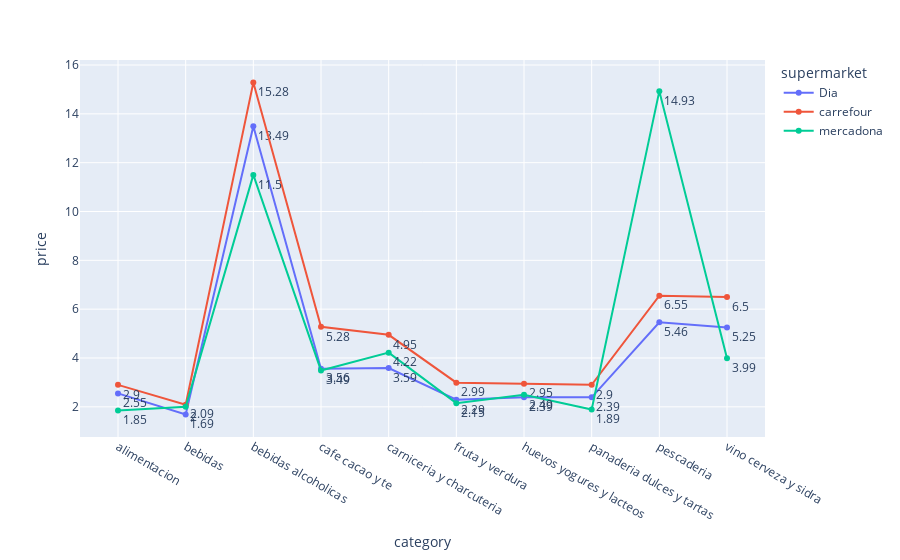

The code cell stored with this chart in its notebook:
### Code cell
fig = px.line(s, x="category", y="price", color="supermarket", text="price")
fig.update_traces(textposition="bottom right")
fig.show()

### Figure 1 — Plotly figure (JSON) as saved in the notebook; plotly's stock layout.template omitted (floating-point values rounded to 4 significant figures)
{"data": [{"hovertemplate": "supermarket=Dia<br>category=%{x}<br>price=%{text}<extra></extra>", "legendgroup": "Dia", "line": {"color": "#636efa", "dash": "solid"}, "marker": {"symbol": "circle"}, "mode": "markers+text+lines", "name": "Dia", "orientation": "v", "showlegend": true, "text": [2.55, 1.69, 13.49, 3.56, 3.59, 2.29, 2.39, 2.39, 5.46, 5.25], "textposition": "bottom right", "type": "scatter", "x": ["alimentacion", "bebidas", "bebidas alcoholicas", "cafe cacao y te", "carniceria y charcuteria", "fruta y verdura", "huevos yogures y lacteos", "panaderia dulces y tartas", "pescaderia", "vino cerveza y sidra"], "xaxis": "x", "y": [2.55, 1.69, 13.49, 3.56, 3.59, 2.29, 2.39, 2.39, 5.46, 5.25], "yaxis": "y"}, {"hovertemplate": "supermarket=carrefour<br>category=%{x}<br>price=%{text}<extra></extra>", "legendgroup": "carrefour", "line": {"color": "#EF553B", "dash": "solid"}, "marker": {"symbol": "circle"}, "mode": "markers+text+lines", "name": "carrefour", "orientation": "v", "showlegend": true, "text": [2.9, 2.09, 15.28, 5.28, 4.95, 2.99, 2.95, 2.9, 6.55, 6.5], "textposition": "bottom right", "type": "scatter", "x": ["alimentacion", "bebidas", "bebidas alcoholicas", "cafe cacao y te", "carniceria y charcuteria", "fruta y verdura", "huevos yogures y lacteos", "panaderia dulces y tartas", "pescaderia", "vino cerveza y sidra"], "xaxis": "x", "y": [2.9, 2.09, 15.28, 5.28, 4.95, 2.99, 2.95, 2.9, 6.55, 6.5], "yaxis": "y"}, {"hovertemplate": "supermarket=mercadona<br>category=%{x}<br>price=%{text}<extra></extra>", "legendgroup": "mercadona", "line": {"color": "#00cc96", "dash": "solid"}, "marker": {"symbol": "circle"}, "mode": "markers+text+lines", "name": "mercadona", "orientation": "v", "showlegend": true, "text": [1.85, 2, 11.5, 3.49, 4.22, 2.15, 2.49, 1.89, 14.93, 3.99], "textposition": "bottom right", "type": "scatter", "x": ["alimentacion", "bebidas", "bebidas alcoholicas", "cafe cacao y te", "carniceria y charcuteria", "fruta y verdura", "huevos yogures y lacteos", "panaderia dulces y tartas", "pescaderia", "vino cerveza y sidra"], "xaxis": "x", "y": [1.85, 2, 11.5, 3.49, 4.22, 2.15, 2.49, 1.89, 14.93, 3.99], "yaxis": "y"}], "layout": {"legend": {"title": {"text": "supermarket"}, "tracegroupgap": 0}, "margin": {"t": 60}, "xaxis": {"anchor": "y", "domain": [0, 1], "title": {"text": "category"}}, "yaxis": {"anchor": "x", "domain": [0, 1], "title": {"text": "price"}}}}
